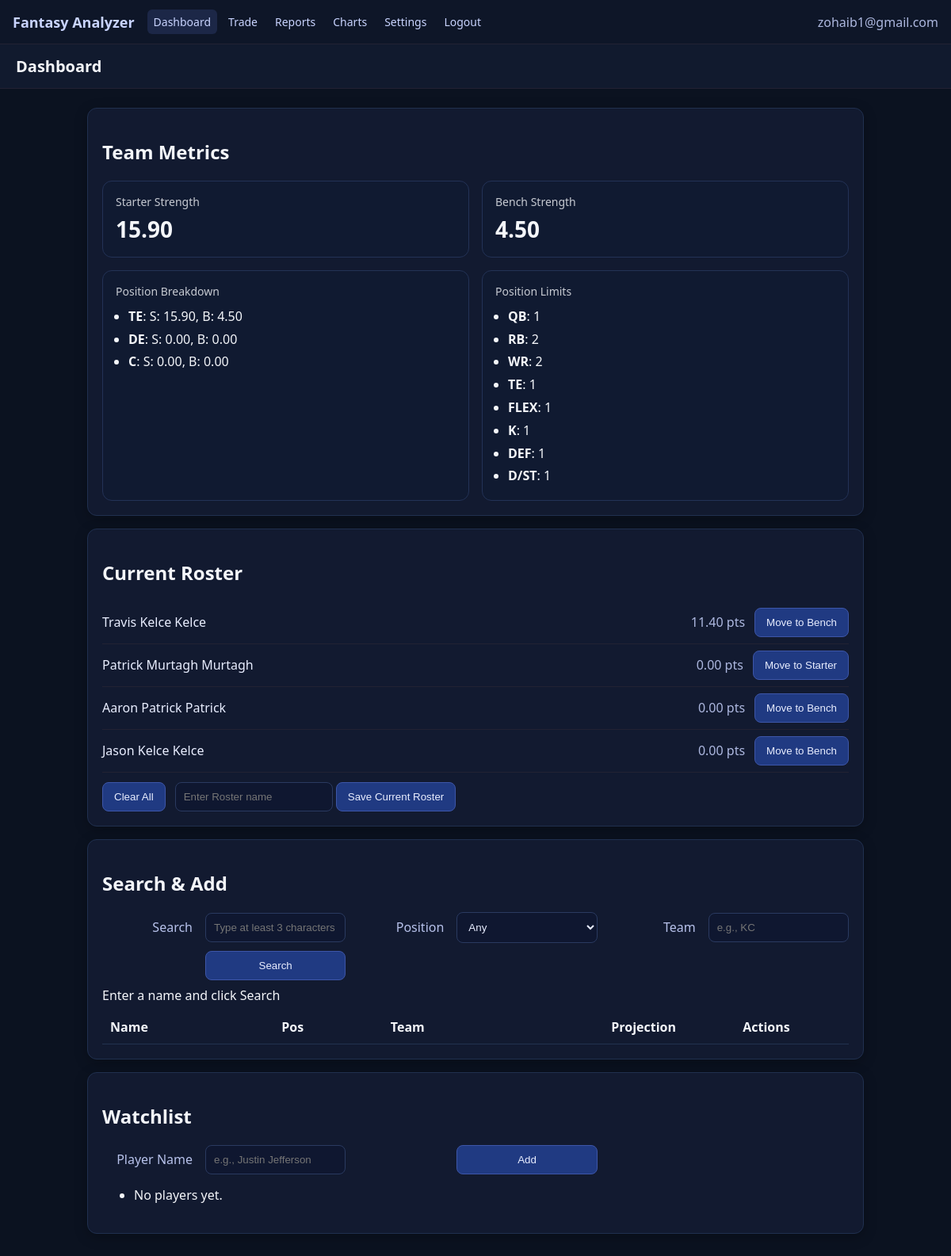
/dashboard (signed in), run on the app's committed database.
### backend/models.py (models this page shows)
class Base(DeclarativeBase):
    pass

class Player(Base):
    __tablename__ = "players"
    id: Mapped[int] = mapped_column(Integer, primary_key=True, autoincrement=True)
    user_id: Mapped[int] = mapped_column(Integer, ForeignKey("users.id"), nullable=False)
    name: Mapped[str] = mapped_column(String(120))
    position: Mapped[str] = mapped_column(String(10))
    team: Mapped[str] = mapped_column(String(10))
    player_id: Mapped[str] = mapped_column(String(64), nullable=True)
    projection: Mapped[float] = mapped_column(Float, default=0.0)
    is_starter: Mapped[bool] = mapped_column(Boolean, default=True)  # True for starter, False for bench
    user: Mapped["User"] = relationship("User", back_populates="players")

### backend/app.py (the view, shortened to what this page needs)
    @app.get("/dashboard")
    @login_required
    def dashboard():
        user_id = session['user_id']
        season, week, use_live = get_live_context()
        with get_session() as s:
            players = s.scalars(select(Player).where(Player.user_id == user_id)).all()
            player_dicts = []
            cache_ages = []
            for p in players:
                live_row = None
                if p.player_id:
                    live_row = s.scalar(select(PlayerCatalog)
                                        .where(PlayerCatalog.player_id == p.player_id,
                                               PlayerCatalog.season == season,
                                               PlayerCatalog.week == week)
                                        .order_by(PlayerCatalog.updated_at.desc()))
                if not live_row:
                    live_row = s.scalar(select(PlayerCatalog)
                                        .where(PlayerCatalog.full_name == (p.name or ""),
                                               PlayerCatalog.team == ((p.team or "").upper()),
                                               PlayerCatalog.position == ((p.position or "").upper()),
                                               PlayerCatalog.season == season,
                                               PlayerCatalog.week == week)
                                        .order_by(PlayerCatalog.updated_at.desc()))
                display_projection = p.projection
                projection_source = "manual"
                last_refresh_min = None
                if use_live and live_row:
                    age = minutes_ago(live_row.updated_at)
                    last_refresh_min = age
                    cache_ages.append(age)
                    if age <= ttl_minutes():
                        display_projection = float(live_row.projection_points or 0.0)
                        projection_source = "live"
                    else:
                        display_projection = p.projection
                        projection_source = "stale"
                player_dicts.append(dict(
                    id=p.id,
                    name=p.name,
                    position=p.position,
                    team=p.team,
                    projection=p.projection,
                    is_starter=p.is_starter,
                    display_projection=display_projection,
                    projection_source=projection_source,
                    last_refresh_min=last_refresh_min,
                ))
            league_settings = s.scalar(select(LeagueSettings).where(LeagueSettings.user_id == user_id))
            if not league_settings:
                league_settings = LeagueSettings(user_id=user_id)
                s.add(league_settings)
                s.commit()
            saved_rosters = s.scalars(select(SavedRoster).where(SavedRoster.user_id == user_id).order_by(SavedRoster.created_at.desc())).all()
            watchlist_items = s.scalars(select(WatchlistItem).where(WatchlistItem.user_id == user_id).order_by(WatchlistItem.created_at.desc())).all()
        scoring_input = [dict(
            name=p['name'], position=p['position'], team=p['team'],
            projection=(p['display_projection'] if use_live else p['projection']),
            is_starter=p['is_starter']
        ) for p in player_dicts]
        scoring_type = league_settings.scoring_type if league_settings else "PPR"
        starter_strength, bench_strength = team_strength_v3(scoring_input, scoring_type)
        breakdown = position_breakdown_v3(scoring_input, scoring_type)
        strength_history = []
        starters_only = [p for p in scoring_input if p['is_starter']]
        bench_only = [p for p in scoring_input if not p['is_starter']]
        weakest_starters = sorted(starters_only, key=lambda x: x['projection'])[:3]
        add_targets = []
        bench_recommendations = sorted(starters_only, key=lambda x: x['projection'])[:3]
        lineup_validation = validate_lineup(scoring_input)
        return render_template("dashboard.html",
                             players=player_dicts,
                             starter_strength=starter_strength,
                             bench_strength=bench_strength,
                             breakdown=breakdown,
                             strength_history=strength_history,
                             add_targets=add_targets,
                             bench_recommendations=bench_recommendations,
                             saved_rosters=saved_rosters,
                             watchlist_items=watchlist_items,
                             league_settings=league_settings,
                             lineup_validation=lineup_validation,
                             position_limits=POSITION_LIMITS,
                             season=season,
                             week=week,
                             use_live=use_live,
                             live_cache_age=(min(cache_ages) if cache_ages else None))

### backend/app.py (called while the page is built)
def get_session(): #221
        return SessionFactory()

def is_logged_in():
        return 'user_id' in session and session.get('user_id') is not None

def get_live_context(): # 227
        season = session.get('season')
        week = session.get('week')
        use_live = session.get('use_live_projections')
        if season is None:
            season = datetime.utcnow().year
            session['season'] = season
        if week is None:
            week = 1  # default; user can change
            session['week'] = week
        if use_live is None:
            use_live = app.config.get('USE_LIVE_PROJECTIONS_DEFAULT', True)
            session['use_live_projections'] = use_live
        return int(season), int(week), bool(use_live)

def ttl_minutes():
        return int(app.config.get('LIVE_CACHE_TTL_MINUTES', 360))

def minutes_ago(dt: datetime) -> int:
        return max(0, int((datetime.utcnow() - dt).total_seconds() // 60))

### backend/config.py (called while the page is built)
    @staticmethod
    def init_app(app):
        Config.save_secret_key()
        app.config.from_object(Config)
        @app.after_request
        def security_headers(response):
            response.headers['X-Content-Type-Options'] = 'nosniff'
            response.headers['X-Frame-Options'] = 'DENY'
            response.headers['X-XSS-Protection'] = '1; mode=block'
            return response

### backend/services/scoring.py (called while the page is built)
def calculate_player_score(player: Dict, scoring_type: str = "PPR") -> float:
    projection = float(player.get("projection", 0) or 0)
    position = (player.get("position") or "UNK").upper()
    weight = POSITION_WEIGHTS.get(position, 1.0)
    base_score = projection * weight
    preset = SCORING_PRESETS.get(scoring_type, SCORING_PRESETS["PPR"])
    reception_bonus = preset["reception_bonus"]
    avg_receptions = get_avg_receptions_by_position(position)
    bonus_score = avg_receptions * reception_bonus
    return base_score + bonus_score

def get_avg_receptions_by_position(position: str) -> float:
    reception_estimates = {
        "QB": 0,
        "RB": 3.5,
        "WR": 6.0,
        "TE": 4.5,
        "FLEX": 5.0,  # Average between RB/WR/TE
        "K": 0,
        "DEF": 0,
        "D/ST": 0
    }
    return reception_estimates.get(position, 0)

### frontend/templates/dashboard.html (shortened to what this page needs)
{% extends 'base.html' %}
{% block title %}Dashboard{% endblock %}
{% block content %}
  <section>
    <h2>Team Metrics</h2>
    <div class="grid">
      <div class="card">
        <div class="label">Starter Strength</div>
        <div class="value">{{ '%.2f'|format(starter_strength or 0) }}</div>
      </div>
      <div class="card">
        <div class="label">Bench Strength</div>
        <div class="value">{{ '%.2f'|format(bench_strength or 0) }}</div>
      </div>
      <div class="card">
        <div class="label">Position Breakdown</div>
        <ul class="breakdown">
          {% for pos, scores in breakdown.items() %}
            <li><strong>{{ pos }}</strong>: S: {{ '%.2f'|format(scores.starter) }}, B: {{ '%.2f'|format(scores.bench) }}</li>
          {% endfor %}
        </ul>
      </div>
      <div class="card">
        <div class="label">Position Limits</div>
        <ul class="breakdown">
          {% for pos, limit in position_limits.items() %}
            <li><strong>{{ pos }}</strong>: {{ limit }}</li>
          {% endfor %}
        </ul>
      </div>
    </div>
  </section>
  <section>
    <h2>Current Roster</h2>
    <ul id="roster-list" class="roster-list">
      {% for p in players %}
        <li class="roster-item">
          <span class="player-name">{{ p.name }}</span>
          <span class="player-pts">{{ '%.2f'|format(p.display_projection or p.projection or 0) }} pts</span>
          <form method="post" action="/players/{{ p.id }}/toggle" class="roster-toggle-form">
            <button type="submit">{{ 'Move to Bench' if p.is_starter else 'Move to Starter' }}</button>
          </form>
        </li>
      {% else %}
        <li class="roster-item">No players yet.</li>
      {% endfor %}
    </ul>
    <div class="roster-actions" style="margin-top:12px; display:flex; gap:12px;">
      <form id="clear-all-form" method="post" action="/players/clear">
        <button type="submit">Clear All</button>
      </form>
      <form method="post" action="/rosters/save">
        <input type="text" name="roster_name" placeholder="Enter Roster name" class="themed-input"/>
        <button type="submit">Save Current Roster</button>
      </form>
    </div>
  </section>
  <section>
    <h2>Search & Add</h2>
    <div class="form-grid">
      <label class="lbl">Search</label>
      <input id="search-input" name="q" placeholder="Type at least 3 characters"/>
      <label class="lbl">Position</label>
      <select id="search-position">
        <option value="">Any</option>
      </select>
      <label class="lbl">Team</label>
      <input id="search-team" placeholder="e.g., KC"/>
      <button id="search-button" type="button">Search</button>
    </div>
    <div id="search-status" class="muted" style="margin:8px 0;">Enter a name and click Search</div>
    <table class="data-table" style="width:100%;">
      <thead>
        <tr>
          <th class="ta-left">Name</th>
          <th class="ta-center">Pos</th>
          <th class="ta-center">Team</th>
          <th class="ta-right">Projection</th>
          <th class="ta-center">Actions</th>
        </tr>
      </thead>
    </table>
  </section>
  <section>
    <h2>Watchlist</h2>
    <form id="watchlist-form" method="post" action="/watchlist/add" class="form-grid">
      <label class="lbl">Player Name</label>
      <input id="watchlist-player" name="name" placeholder="e.g., Justin Jefferson"/>
      <button type="submit">Add</button>
    </form>
    <ul id="watchlist-items" style="margin-top:12px;">
      {% for w in watchlist_items %}
        <li>{{ w.name }}{% if w.position %} ({{ w.position }}){% endif %}{% if w.team %} - {{ w.team }}{% endif %}</li>
      {% else %}
        <li>No players yet.</li>
      {% endfor %}
    </ul>
  </section>
{% endblock %}

### frontend/templates/base.html (shortened to what this page needs)
<!doctype html>
<html>
  <head>
    <link rel="stylesheet" href="{{ url_for('static', filename='main.css') }}">
  </head>
  <body>
    <div class="app">
      <header class="topbar">
        <div class="brand">Fantasy Analyzer</div>
        <nav class="main-nav">
          {% if is_logged_in %}
            <a href="/dashboard" class="{% if request.path == '/dashboard' %}active{% endif %}">Dashboard</a>
            <a href="/trade" class="{% if request.path == '/trade' %}active{% endif %}">Trade</a>
            <a href="/reports" class="{% if request.path == '/reports' %}active{% endif %}">Reports</a>
            <a href="/charts" class="{% if request.path == '/charts' %}active{% endif %}">Charts</a>
            <a href="/settings" class="{% if request.path == '/settings' %}active{% endif %}">Settings</a>
            <a href="/logout">Logout</a>
          {% else %}
            <a href="/login" class="{% if request.path == '/login' %}active{% endif %}">Login</a>
            <a href="/register" class="{% if request.path == '/register' %}active{% endif %}">Register</a>
          {% endif %}
        </nav>
        {% if is_logged_in and user_email %}
          <div class="user">{{ user_email }}</div>
        {% endif %}
      </header>
      <div class="content">
        <div class="page-header">
          <h1>{% block page_heading %}{{ self.title() }}{% endblock %}</h1>
        </div>
        <main>
          {% block content %}{% endblock %}
        </main>
      </div>
    </div>
  </body>
</html>

### frontend/static/main.css (style rules this page uses)
body { font-family: system-ui, -apple-system, Segoe UI, Roboto, Helvetica, Arial, sans-serif; margin:0; background:#0b1220; color:#f4f6fa; }
.app { display:grid; grid-template-rows: auto 1fr; min-height:100vh; }
.content { display:flex; flex-direction:column; min-width:0; }
.page-header { display:flex; align-items:center; justify-content:space-between; padding:14px 20px; background:#111a2e; border-bottom:1px solid #223; position:sticky; top:0; z-index:10; }
h1 { font-size:20px; margin:0; }
main { padding:24px; }
section { background:#121a30; border:1px solid #20304f; border-radius:12px; padding:18px; max-width:980px; box-shadow:0 4px 16px rgba(0,0,0,0.25); margin:0 auto 16px; overflow-x:auto; }
ul { line-height:1.8; }
.lbl { align-self:center; justify-self:end; text-align:right; color:#c9d4ff; opacity:.9; padding:0 6px 0 0; }
.form-grid { display:grid; grid-template-columns: 120px minmax(0,1fr) 120px minmax(0,1fr) 120px minmax(0,1fr); gap:10px; align-items:center; overflow:visible; }
.form-grid input, .form-grid select { width:100%; padding:10px; border-radius:8px; border:1px solid #2a3a60; background:#0f1730; color:#e9eeff; }
button { padding:10px 14px; border-radius:8px; border:1px solid #3d56a8; background:#203a82; color:#e9eeff; cursor:pointer; }
table { width:100%; border-collapse:collapse; margin-top:8px; }
th, td { padding:10px; border-bottom:1px solid #22324f; }
.ta-left { text-align:left; }
.ta-center { text-align:center; }
.ta-right { text-align:right; }
.grid { display:grid; grid-template-columns: 1fr 1fr; gap:16px; }
.card { background:#101a31; border:1px solid #233256; border-radius:12px; padding:16px; }
.card .label { opacity:.8; font-size:14px; }
.card .value { font-size:28px; font-weight:700; margin-top:6px; }
.breakdown { margin:8px 0 0 0; padding-left:16px; line-height:1.8; }
label.lbl { white-space:nowrap; }
.themed-input { padding:10px; border-radius:8px; border:1px solid #2a3a60; background:#0f1730; color:#e9eeff; }
*, *::before, *::after { box-sizing: border-box; }
html, body { height:100%; }
.topbar { display:flex; align-items:center; gap:16px; background:#0e1628; border-bottom:1px solid #223; padding:12px 16px; position:sticky; top:0; z-index:100; }
.topbar .brand { color:#c9d4ff; font-weight:700; font-size:18px; }
.topbar .user { margin-left:auto; color:#c9d4ff; opacity:.85; }
.main-nav { display:flex; flex-wrap:nowrap; gap:6px; }
.main-nav a { color:#c9d4ff; text-decoration:none; padding:6px 8px; border-radius:6px; font-size:14px; }
.main-nav a.active, .main-nav a:hover { background:#1c2747; }
.roster-list { list-style:none; margin:0; padding:0; }
.roster-item { display:grid; grid-template-columns: 1fr auto auto; align-items:center; gap:12px; padding:8px 0; border-bottom:1px solid #223; }
.roster-item .player-name { color:#e9eeff; }
.roster-item .player-pts { color:#c9d4ff; opacity:.85; min-width:80px; text-align:right; }
.roster-toggle-form { margin-left:0; }
.roster-toggle-form button { white-space:nowrap; }
* { scrollbar-color:#3d56a8 #0f1730; scrollbar-width: thin; }

### data on the page
Player: name "Travis Kelce Kelce", projection "11.40", is_starter "Move to Bench"
Player: name "Patrick Murtagh Murtagh", projection "0.00", is_starter "Move to Starter"
Player: name "Aaron Patrick Patrick", projection "0.00", is_starter "Move to Bench"
Player: name "Jason Kelce Kelce", projection "0.00", is_starter "Move to Bench"

### other printed values
{{ user_email }} "zohaib1@gmail.com"
{{ '%.2f'|format(starter_strength or 0) }} "15.90"
{{ '%.2f'|format(bench_strength or 0) }} "4.50"
{{ pos }} "TE" "DE" "C"
{{ '%.2f'|format(scores.starter) }} "15.90" "0.00" "0.00"
{{ '%.2f'|format(scores.bench) }} "4.50" "0.00" "0.00"
{{ pos }} "QB" "RB" "WR" "TE" "FLEX" "K" "DEF" "D/ST"
{{ limit }} "1" "2" "2" "1" "1" "1" "1" "1"
